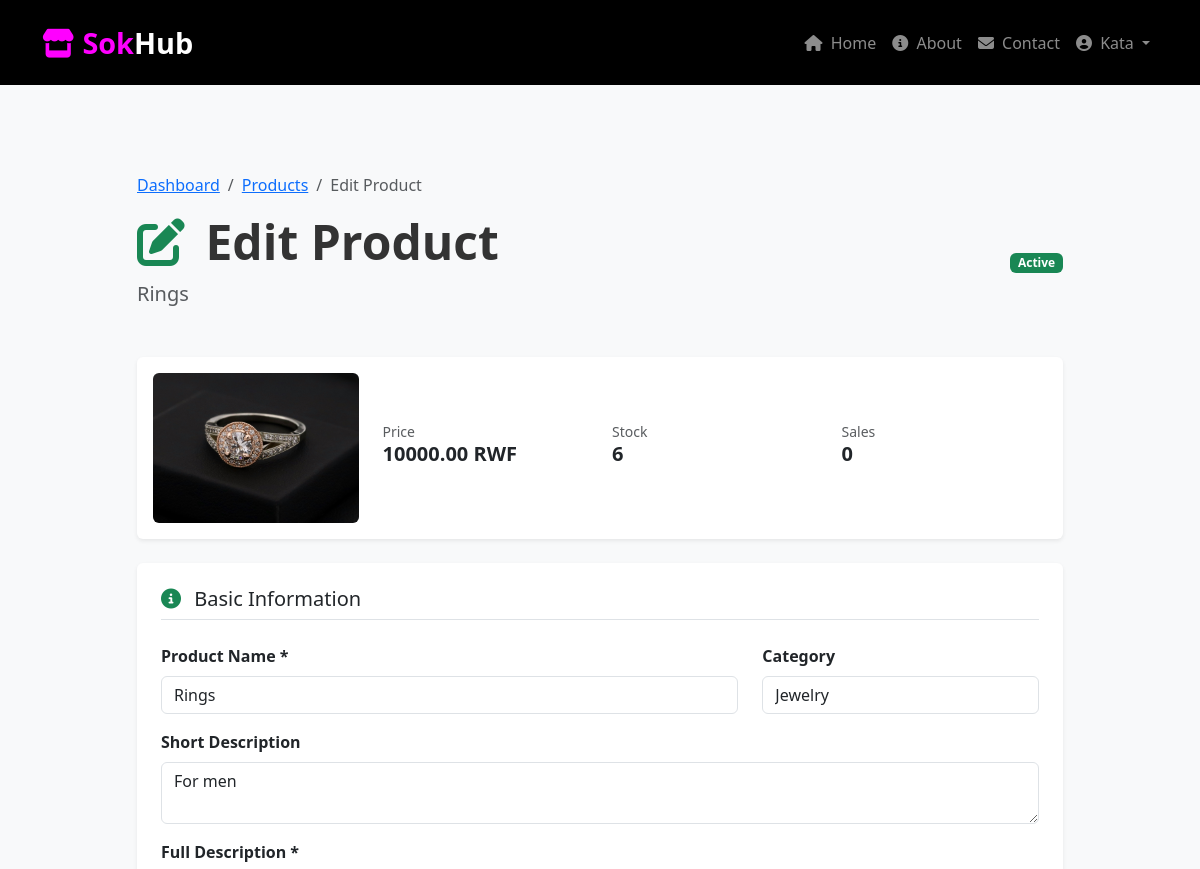
/vendor/products/4/edit/ (signed in, upper part), run on an earlier commit of the app's database.
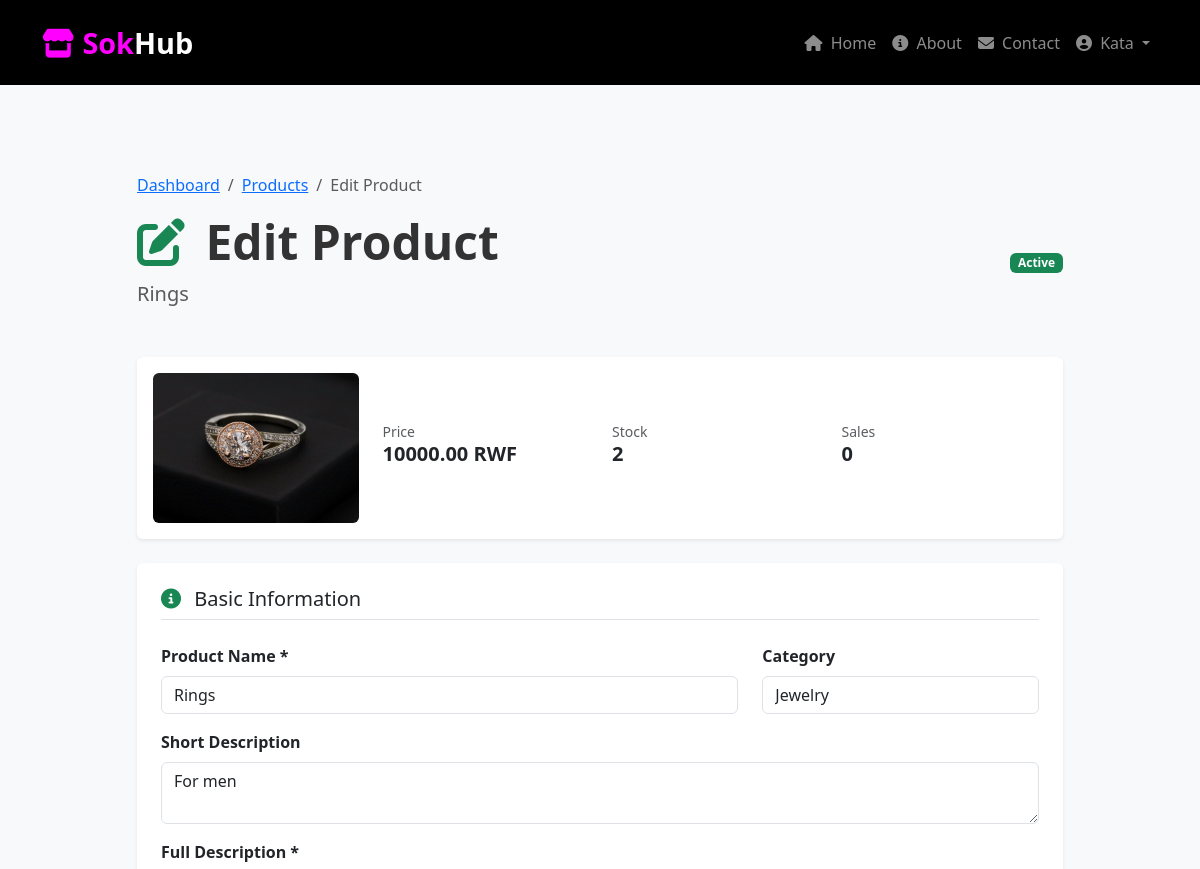
And on a later commit of the database.
### product/models.py (models this page shows, shortened)
class Product(models.Model):
    STATUS_CHOICES = (
        ('draft', 'Draft'),
        ('active', 'Active'),
        ('out_of_stock', 'Out of Stock'),
        ('discontinued', 'Discontinued'),
        ('pending_review', 'Pending Review'),
    )
    name = models.CharField(max_length=200)
    slug = models.SlugField(max_length=200, unique=True)
    description = models.TextField()
    short_description = models.CharField(max_length=300, blank=True, null=True)
    vendor = models.ForeignKey('customer.User', on_delete=models.CASCADE,
                              limit_choices_to={'user_type': 'vendor'},
                              related_name='products')
    price = models.DecimalField(max_digits=10, decimal_places=2,
                               validators=[MinValueValidator(Decimal('0.01'))])
    compare_at_price = models.DecimalField(max_digits=10, decimal_places=2,
                                          null=True, blank=True,
                                          validators=[MinValueValidator(Decimal('0.01'))])
    sku = models.CharField(max_length=100, unique=True, blank=True, null=True)
    barcode = models.CharField(max_length=100, blank=True, null=True)
    quantity = models.IntegerField(default=0, validators=[MinValueValidator(0)])
    low_stock_threshold = models.IntegerField(default=5, validators=[MinValueValidator(1)])
    is_track_inventory = models.BooleanField(default=True)
    allow_backorder = models.BooleanField(default=False)
    category = models.ForeignKey(Category, on_delete=models.SET_NULL,
                                null=True, blank=True, related_name='products')
    tags = models.ManyToManyField('ProductTag', blank=True)
    status = models.CharField(max_length=20, choices=STATUS_CHOICES, default='draft')
    is_featured = models.BooleanField(default=False)
    is_available = models.BooleanField(default=True)
    requires_shipping = models.BooleanField(default=True)
    main_image = models.ImageField(upload_to=image_path, null=True, blank=True)
    meta_title = models.CharField(max_length=200, blank=True, null=True)
    meta_description = models.TextField(blank=True, null=True)
    view_count = models.IntegerField(default=0)
    purchase_count = models.IntegerField(default=0)
    average_rating = models.DecimalField(max_digits=3, decimal_places=2, default=0.00,
                                        validators=[MinValueValidator(0), MaxValueValidator(5)])
    reservation_count = models.IntegerField(default=0)  # Items reserved in carts
    last_restocked = models.DateTimeField(null=True, blank=True)
    created_at = models.DateTimeField(auto_now_add=True)
    updated_at = models.DateTimeField(auto_now=True)
    published_at = models.DateTimeField(null=True, blank=True)
    class Meta:
        ordering = ['-created_at']
        indexes = [
            models.Index(fields=['slug']),
            models.Index(fields=['status', 'is_available']),
            models.Index(fields=['vendor', 'status']),
            models.Index(fields=['category', 'is_available']),
        ]
    def get_available_quantity(self):
        try:
            return max(0, self.quantity - self.reservation_count)
        except:
            return 0

### product/views.py (the view)
# urls.py: path('vendor/products/<int:pk>/edit/', views.vendor_edit_product, name='vendor_edit_product'),
@login_required
@vendor_required
def vendor_edit_product(request, pk):
    product = get_object_or_404(Product, pk=pk, vendor=request.user)
    if request.method == 'POST':
        form = ProductForm(request.POST, request.FILES, instance=product)
        if form.is_valid():
            product = form.save()
            messages.success(request, f'Product "{product.name}" updated successfully!')
            return redirect('vendor_product_list')
    else:
        form = ProductForm(instance=product)
    return render(request, 'vendor/edit_product.html', {'form': form, 'product': product})

### customer/Decorator.py (called while the page is built)
def vendor_required(view_func):
    @wraps(view_func)
    def _wrapped_view(request, *args, **kwargs):
        if not request.user.is_authenticated:
            messages.error(request, 'Please login to access this page.')
            return redirect('login')
        if not hasattr(request.user, 'user_type'):
            messages.error(request, 'Invalid user account.')
            return redirect('home')
        if request.user.user_type != 'vendor':
            messages.error(request, 'Access denied. Vendor account required.')
            return redirect('home')
        if hasattr(request.user, 'vendorprofile'):
            if not request.user.vendorprofile.is_approved:
                messages.warning(request, 'Your vendor account is pending admin approval.')
                return redirect('vendor_pending')
        return view_func(request, *args, **kwargs)
    return _wrapped_view

### product/models.py (called while the page is built)
    def __str__(self):
        return self.name

### product/templates/vendor/edit_product.html (shortened to what the changed rows need)
{% extends "base.html" %}
{% block content %}
<div class="container py-5">
    <div class="row justify-content-center">
        <div class="col-lg-10">
            <div class="mb-5">
                <div class="d-flex justify-content-between align-items-center">
                    <div>
                        <h1 class="display-5 fw-bold">
                            <i class="fas fa-edit me-2 text-success"></i> Edit Product
                        </h1>
                        <p class="lead text-muted mb-0">{{ product.name }}</p>
                    </div>
                    <div>
                        <span class="badge bg-{% if product.status == 'active' %}success{% elif product.status == 'draft' %}secondary{% elif product.status == 'out_of_stock' %}danger{% else %}warning{% endif %}">
                            {{ product.get_status_display }}
                        </span>
                    </div>
                </div>
            </div>
            <div class="card shadow-sm mb-4">
                <div class="card-body">
                    <div class="row align-items-center">
                        <div class="col-md-3 text-center">
                            {% if product.main_image %}
                                <img src="{{ product.main_image.url }}"
                                     alt="{{ product.name }}"
                                     class="img-fluid rounded"
                                     style="height: 150px; object-fit: cover;">
                            {% else %}
                                <div class="bg-light rounded d-flex align-items-center justify-content-center"
                                     style="height: 150px;">
                                    <i class="fas fa-image fa-3x text-muted"></i>
                                </div>
                            {% endif %}
                        </div>
                        <div class="col-md-9">
                            <div class="row">
                                <div class="col-md-4">
                                    <small class="text-muted d-block">Price</small>
                                    <h5 class="fw-bold">{{ product.price }} RWF</h5>
                                </div>
                                <div class="col-md-4">
                                    <small class="text-muted d-block">Stock</small>
                                    <h5 class="fw-bold">
                                        {% if product.is_track_inventory %}
                                            {{ product.get_available_quantity }}
                                        {% else %}
                                            Unlimited
                                        {% endif %}
                                    </h5>
                                </div>
                                <div class="col-md-4">
                                    <small class="text-muted d-block">Sales</small>
                                    <h5 class="fw-bold">{{ product.purchase_count }}</h5>
                                </div>
                            </div>
                        </div>
                    </div>
                </div>
            </div>
            <div class="card shadow-sm">
                <div class="card-body p-4">
                    <form method="post" enctype="multipart/form-data" novalidate>
                        <div class="row mb-4">
                            <div class="col-md-8 mb-3">
                                <label class="form-label fw-bold">Product Name *</label>
                                {{ form.name }}
                            </div>
                            <div class="col-md-4 mb-3">
                                <label class="form-label fw-bold">Category</label>
                                {{ form.category }}
                            </div>
                            <div class="col-12 mb-3">
                                <label class="form-label fw-bold">Short Description</label>
                                {{ form.short_description }}
                            </div>
                        </div>
                    </form>
                </div>
            </div>
        </div>
    </div>
</div>
{% endblock %}

What changed in the data, as far as the page shows it:
changed Product "Rings": get_available_quantity "6" → "2"
